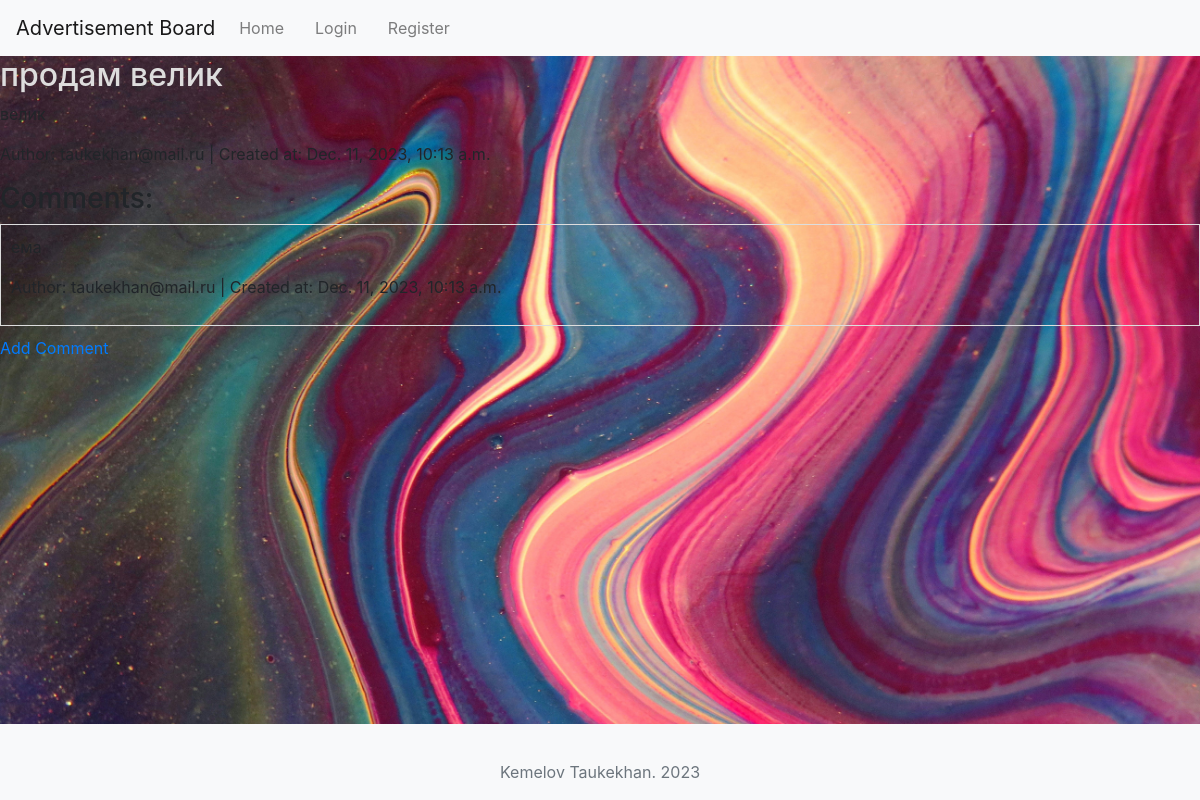
Screenshot of /advertisement/8/ with the database file from the repository.
### ad_board/models.py (models this page shows)
class Advertisement(models.Model):
    title = models.CharField(max_length=100)
    content = models.TextField()
    author = models.ForeignKey(User, on_delete=models.CASCADE)
    created_at = models.DateTimeField(auto_now_add=True)

class Comment(models.Model):
    advertisement = models.ForeignKey(Advertisement, on_delete=models.CASCADE)
    author = models.ForeignKey(User, on_delete=models.CASCADE)
    content = models.TextField()
    created_at = models.DateTimeField(auto_now_add=True)

### ad_board/views.py (the view)
# urls.py: path('advertisement/<int:pk>/', advertisement_detail, name='advertisement_detail'),
def advertisement_detail(request, pk):
    ad = get_object_or_404(Advertisement, pk=pk)
    comments = Comment.objects.filter(advertisement=ad).order_by('-created_at')
    return render(request, 'ad_board/advertisement_detail.html', {'ad': ad, 'comments': comments})

### ad_board/templates/ad_board/advertisement_detail.html
{% extends 'base.html' %}
{% block content %}
    <h2>{{ ad.title }}</h2>
    <p>{{ ad.content }}</p>
    <p>Author: {{ ad.author.username }} | Created at: {{ ad.created_at }}</p>
    <h3>Comments:</h3>
    {% for comment in comments %}
        <div class="comment">
            <p>{{ comment.content }}</p>
            <p>Author: {{ comment.author.username }} | Created at: {{ comment.created_at }}</p>
        </div>
    {% endfor %}
    <a href="{% url 'create_comment' pk=ad.pk %}">Add Comment</a>
{% endblock %}

### ad_board/static/css/styles.css (style rules this page uses)
body { font-family: 'Arial', sans-serif; background-color: #f4f4f4; margin: 0; padding: 0; background-image: url('/static/images/background.jpg'); background-size: cover; background-repeat: no-repeat; }
h2 { color: #ddd; }
.comment { border: 1px solid #ddd; padding: 10px; margin-bottom: 10px; }

### rows the page displays
Advertisement: title "продам велик", content "велик", author.username "taukekhan@mail.ru", created_at "Dec. 11, 2023, 10:13 a.m."
Comment: content "ема", author.username "taukekhan@mail.ru", created_at "Dec. 11, 2023, 10:13 a.m."
